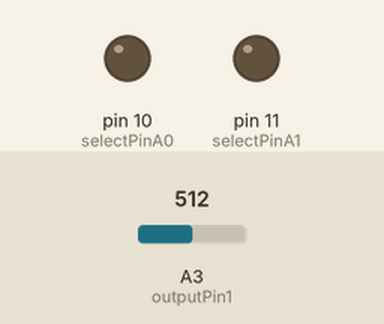
Bench run of a sketch on a simulated Arduino Uno, built with avr-gcc and run on an emulated ATmega328P. Parts: output pins drawn as LEDs (lit = HIGH). The inputs (shaded band) are chosen by the test bench; at power-on: A3 (outputPin1) = 512. What the sketch prints to the serial monitor is not drawn.

Above: at 0.1 s.
At 18.6 s:
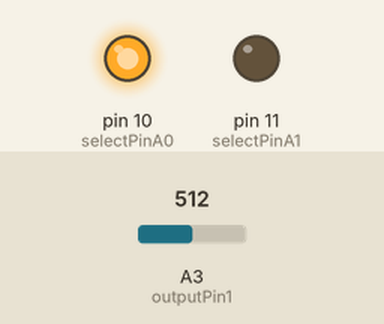
At 58.1 s:
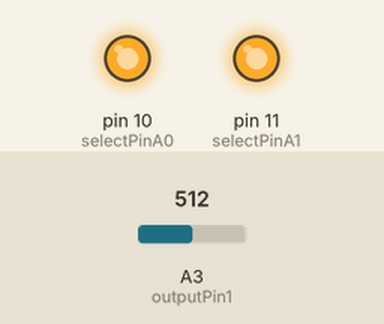
At 116.2 s:
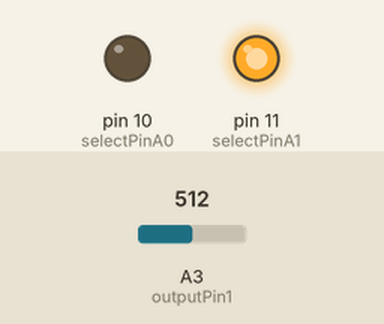
Timing chart, 0 to 117.7 s (numbered marks = the images above):
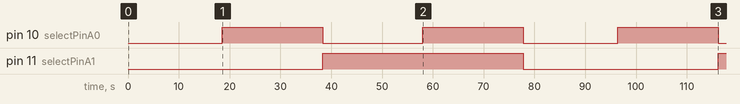

The sketch:

MUXEMG.ino
```cpp
//Plot the four different channels in live time!
const int selectPinA0 = 10;
const int selectPinA1 = 11;
const int outputPin1 = A3;
//const int outputPin2 = A4;

int sensorValue = analogRead(outputPin1); //+ analogRead(outputPin2); //Add together to simulate IA of EMG.

void setup()
{
  Serial.begin(9600); // Initialize the serial port
  pinMode(selectPinA0, OUTPUT);
  pinMode(selectPinA1, OUTPUT);
  pinMode(outputPin1, INPUT);
  //pinMode(outputPin2, INPUT);
}

void loop()
{
  // Loop through all four permutations.
  for (int i=0; i<4000; i++)
  {
    if (i<1000) // Left Bicep
    {
      digitalWrite(selectPinA0, LOW);
      digitalWrite(selectPinA1, LOW);
    }
    else if (i<2000) // Right Bicep
    {
      digitalWrite(selectPinA0, HIGH);
      digitalWrite(selectPinA1, LOW);
    }
    else if (i<3000) // Left Forearm
    {
      digitalWrite(selectPinA0, LOW);
      digitalWrite(selectPinA1, HIGH);
    }
    else // Right Forearm
    {
      digitalWrite(selectPinA0, HIGH);
      digitalWrite(selectPinA1, HIGH);
    }
    sensorValue = analogRead(outputPin1); //+ analogRead(outputPin2);
    //Serial.println(sensorValue * (10.0 / 1023.0));
    Serial.print(String(i) + ",");
    Serial.println(sensorValue*(10.0/1023.0),10);
  }
}
```

Measured:
- by itself, pin 10 (selectPinA0): alternates HIGH for 19.8 s and LOW for 19.2 s
- by itself, pin 11 (selectPinA1): LOW → HIGH at 38.3 s, → LOW 39.5 s later, → HIGH 38.4 s later
